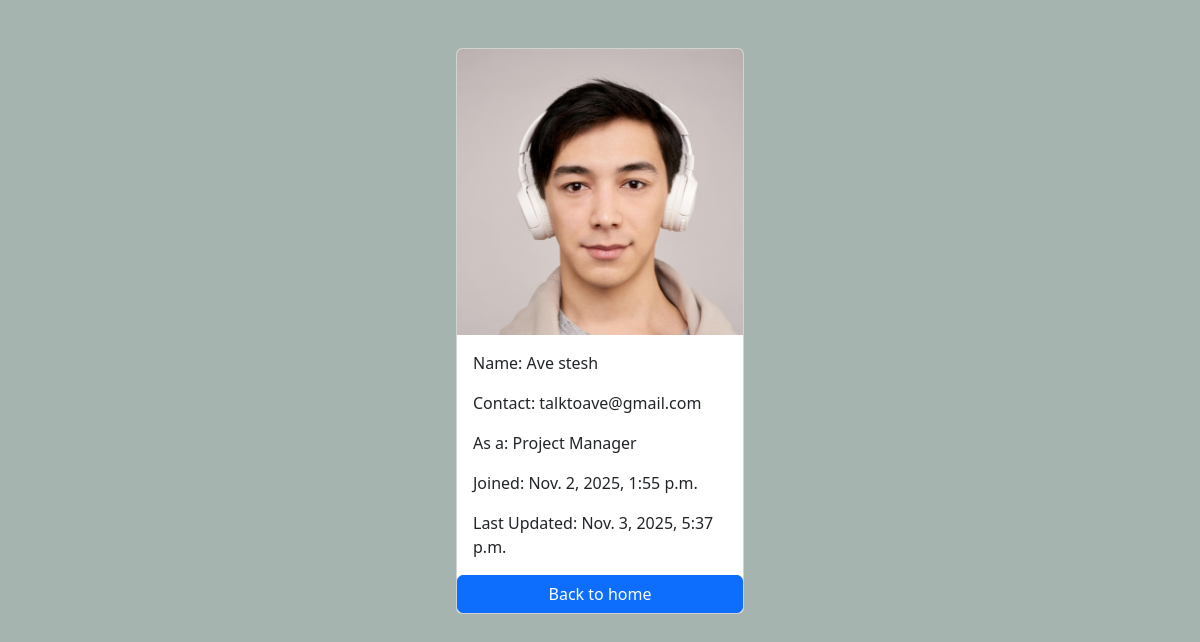
The app's page /employees/6/ with its own data.
### employees/models.py (models this page shows, shortened)
class Employee(models.Model):
  first_name = models.CharField(max_length = 100)
  last_name = models.CharField(max_length = 100)
  email_id = models.EmailField(max_length = 100, unique=True)
  phone_number = models.CharField(max_length = 15, blank = True)
  designation = models.CharField(max_length = 250, default = 'Manager')
  photo = models.ImageField(upload_to = 'images')
  created_at = models.DateTimeField(auto_now_add = True)
  updated_at = models.DateTimeField(auto_now = True)

### employees/views.py (the view)
# urls.py: path('<int:pk>/', views.employee_details, name='employee_details'),
def employee_details(request, pk):
  employees = get_object_or_404(Employee, pk=pk)
  context = {
    'employees' : employees
  }
  return render(request, 'employee_details.html', context)

### templates/employee_details.html (shortened to what this page needs)
{% load static %}
<!DOCTYPE html>
<html>
  <head>
    <link href="https://cdn.jsdelivr.net/npm/bootstrap@5.3.8/dist/css/bootstrap.min.css" rel="stylesheet">
    <link rel="stylesheet" href="{% static 'css/style.css'%}">
  </head>
  <body>
    <div class="container  pt-5" >
      <div class="card mx-auto" style="width: 18rem;">
        <img class="card-img-top" src="{{ employees.photo.url }}" alt="Employee photo">
        <div class="card-body">
        <p class="card-text">Name: {{ employees.first_name }} {{ employees.last_name }}</p>
        <p class="card-text">Contact: {{ employees.email_id }}</p>
        <p class="card-text">As a: {{ employees.designation }}</p>
        <p class="card-text">Joined: {{ employees.created_at }}</p>
        <p class="card-text">Last Updated: {{ employees.updated_at }}</p>
      </div>
      <a href="{% url "home" %}" class="btn btn-primary">Back to home</a>
    </div>
  </body>
</html>

### records on screen
Employee: photo (picture), first_name "Ave", last_name "stesh", email_id "talktoave@gmail.com", designation "Project Manager", created_at "Nov. 2, 2025, 1:55 p.m.", updated_at "Nov. 3, 2025, 5:37 p.m."
